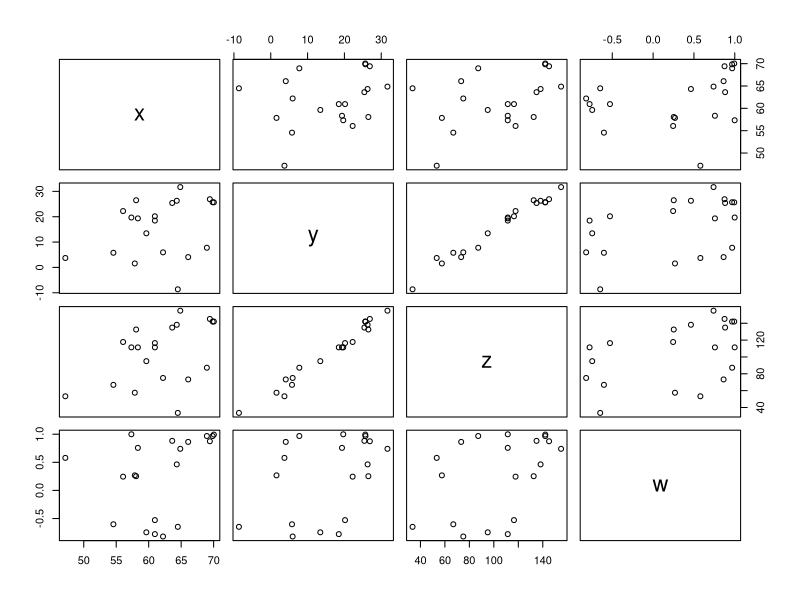
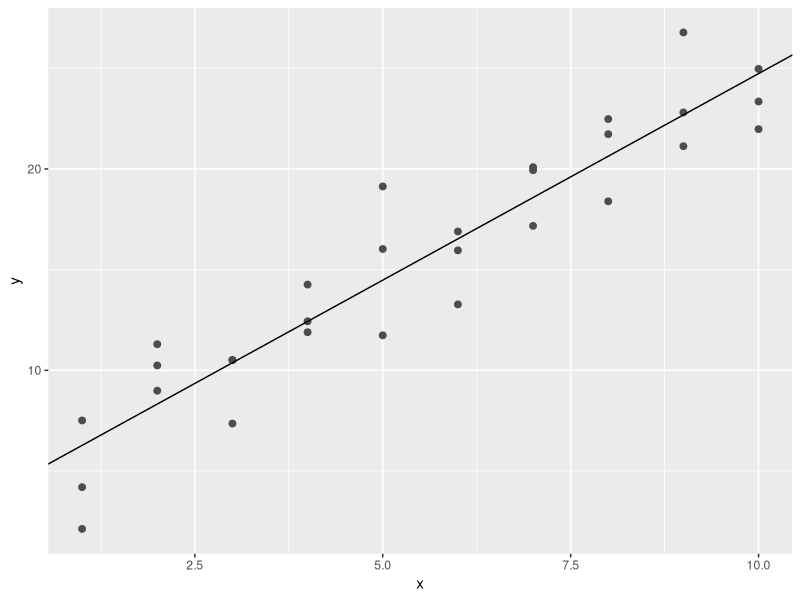
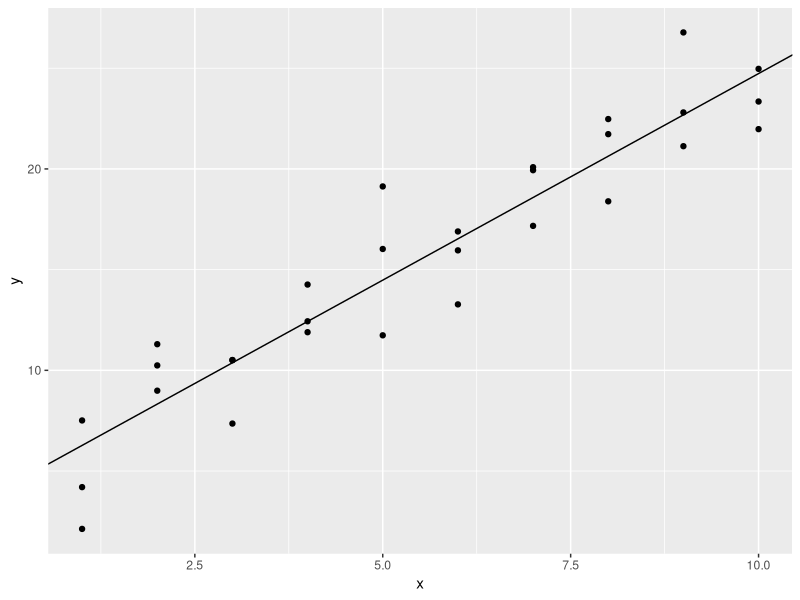
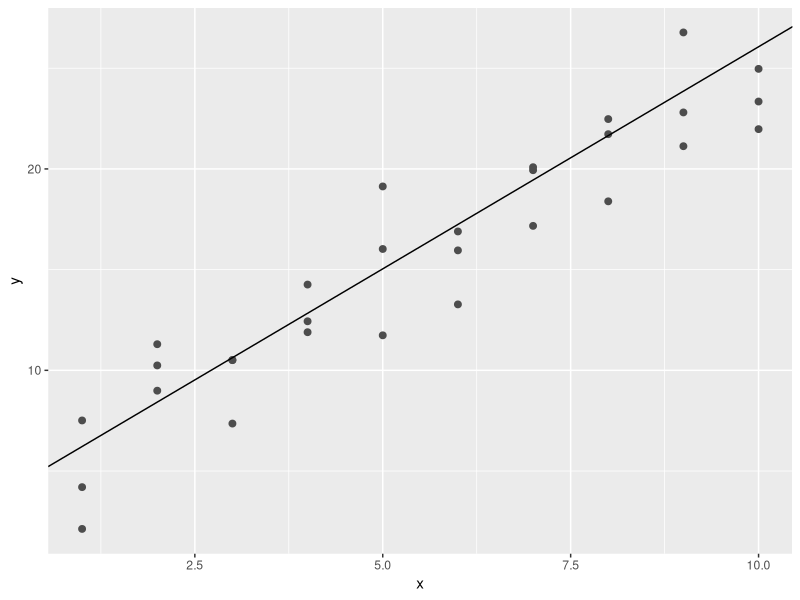
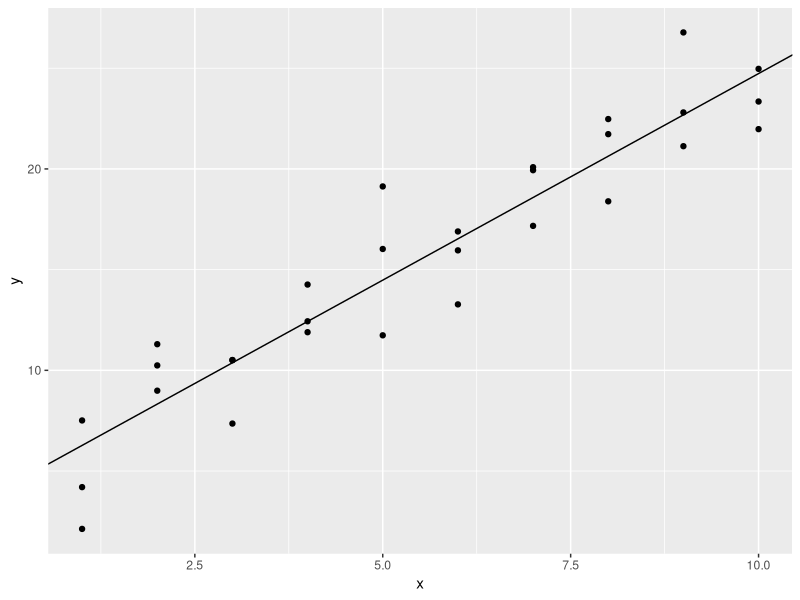
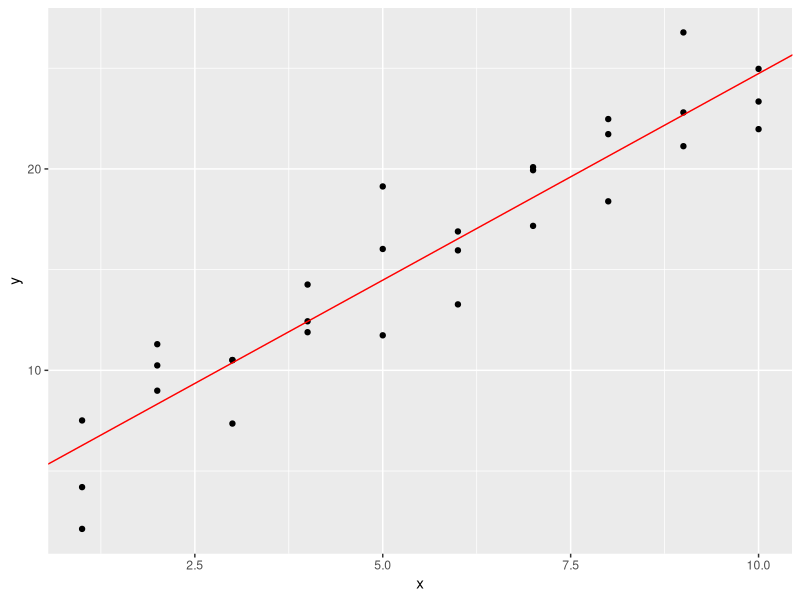
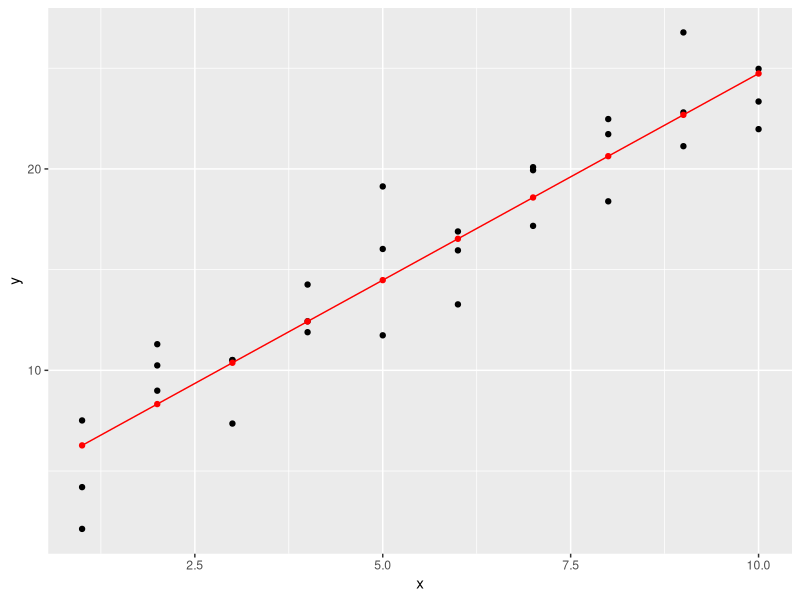
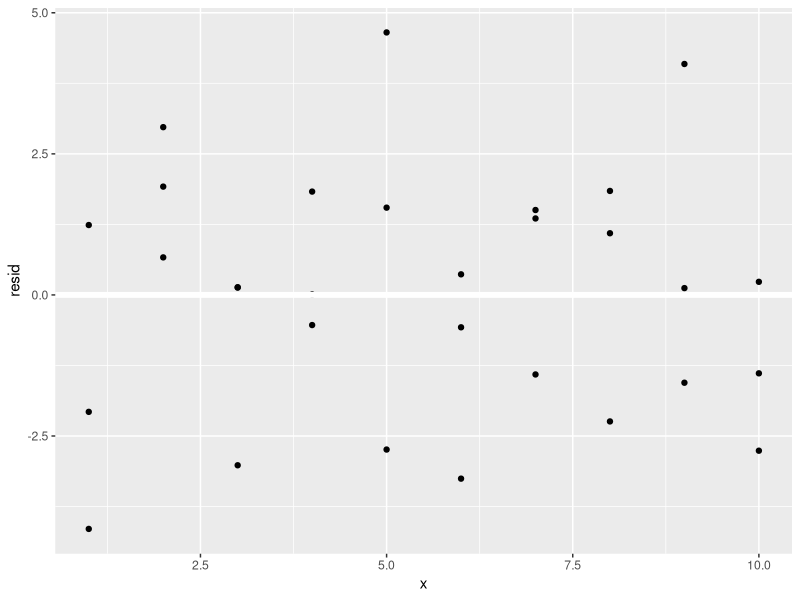

These figures' R source, in order:
## ---- chunk 1
knitr::opts_chunk$set(echo = TRUE)
library(tidyverse)
## ---- chunk 2
df <- tibble(
  x = rnorm(20, mean = 60, sd = 8),
  y = rnorm(20, mean = 15, sd = 10),
  z = x + 3 * y - 5,
  w = sin(x + y)
)

pairs(df)
## ---- chunk 3
library(modelr)
dist_rms <- function ( v1, v2 ) {
  if ( length(v1) != length(v2) ) {
    stop("The length of your two vectors should be the same.")
  }
  #  If vectors contain NA's, warn the user that 
  #  they will be ignored.
  if (sum(is.na(v1)) + sum(is.na(v2)) > 0 ) {
    warning("You have NA values in your data.  They will be ignored.")
  }
  
  sqrt(mean((v1 - v2) ^ 2, na.rm = TRUE))
}

find_y_line <- function (param, x) {
  yvals <- vector("double", length(x))
  # for (i in seq_along(x)){
  #   yvals[i] <- param[1] + param[2]*x[[i]]
  # }
  
  #  assume a0 = param[1], a1 = param[2]
  yvals <- param[1] + param[2]*x
}
  
calc_rms <- function( params , df ){
  yhat <- find_y_line( params, df$x )
  rms <- dist_rms(yhat, df$y)
  rms
}
best <- optim(c(0, 0), calc_rms, df = sim1)
best$par

ggplot(sim1, aes(x, y)) + 
  geom_point(size = 2, colour = "grey30") + 
  geom_abline(intercept = best$par[1], slope = best$par[2])

lm_ans <- lm( y ~ x, data = sim1 )
best_params <- coef(lm_ans)
best_params

ggplot(sim1, aes(x,y)) + geom_point() + 
  geom_abline(intercept = best_params[[1]], slope = best_params[[2]])
## ---- chunk 4
calc_max <- function(params, df) {
  yhat <- find_y_line(params, df$x)
  error <- max(abs(yhat - df$y))
  error
}

best <- optim(c(0, 0), calc_max, df = sim1)
best$par

ggplot(sim1, aes(x, y)) + 
  geom_point(size = 2, colour = "grey30") + 
  geom_abline(intercept = best$par[1], slope = best$par[2])

lm_ans <- lm( y ~ x, data = sim1 )
best_params <- coef(lm_ans)
best_params

ggplot(sim1, aes(x,y)) + geom_point() + 
  geom_abline(intercept = best_params[[1]], slope = best_params[[2]])
## ---- chunk 5
sim1
## ---- chunk 6
mod <- lm(y ~ x, data = sim1)
typeof(mod)

# Assuming y ~ x means finding an equation y = a1 + a2 * x
# The lm() minimizes the RMS error to find the best "a1", "a2" choice.

coefficients(mod)
## ---- chunk 7
model_matrix(data = sim1, y ~ x)
## ---- chunk 8
# Visualizing the fit of our linear model on sim1
# We can plot it
# first we can plot it with our data
coe <- coefficients(mod)
sim1 %>% 
  ggplot(aes(x, y)) +
  geom_point() +
  geom_abline(intercept = coe[[1]], slope = coe[[2]], col = 'red')

# Rather than use abline (in particular, when we have more than one variable, or terms where variables
# are multiplied together), abline won't help them

# 2) Generate an evenly spaced domain corresponding to your x values

grid <- sim1 %>% data_grid(x)
grid

# now find the associated y-values for our model. Add this as a column onto our grid
grid <- grid %>% add_predictions(mod) # Uses x values in grid and makes prediction, pred
grid

# now plot these
ggplot(sim1, aes(x, y)) +
  geom_point() +
  geom_line(aes(x, pred), data = grid, color = 'red') + 
  geom_point(aes(x, pred), data = grid, color = 'red')
## ---- chunk 9
# To visualize the residuals, we want to add them to our data frame
sim1resid <- sim1 %>% add_residuals(mod); sim1resid

# Do they have a particular pattern to their distribution? Plot the distribution of the residuals
sim1resid %>%
  ggplot(aes(x, y = resid)) +
  geom_point() +
  geom_ref_line(h = 0) # the mean residual value associated with a least squares line is 0

sim1resid %>%
  ggplot(aes(x = resid)) +
  geom_histogram(binwidth = 0.25)

sim1resid %>%
  ggplot(aes(x = resid)) +
  geom_freqpoly(binwidth = 0.25)

sim1resid %>%
  ggplot(aes(x = resid)) +
  geom_density()
## ---- chunk 10
# look at sim2
sim2

# x is NOT numberical, it's categorical
# we can still do a linear model:
# what does y ~ x mean when x is categorical

model_matrix(y ~ x, data = sim2)
# coefficients are intercept, xb, xc, xd
# y = a1 + a2 * xb + a3 * xc + a4 * xd -> so four coefficients
# The intercept gives the value associated with x = a,
# a2 gives the values associated with x = b, a3 with x = c, and a4 with x = d
# when xb = 0, xc = 0, xd = 0 ---> think of 0's and 1's as FALSE and TRUE

# find the model
mod <- lm(y ~ x, data = sim2)
(coe <- coefficients(mod))

# let's plot our data and then add the linear model
ggplot(sim2, aes(x)) +
  geom_point(aes(y = y))

grid <- (data_grid(sim2, x) %>%
           add_predictions(mod))
grid


ggplot(sim2, aes(x)) +
  geom_point(aes(y = y)) +
  geom_point(aes(x, pred), data = grid, color = 'red')
## ---- chunk 11
sim2 %>%
  group_by(x) %>%
  summarise(mu = mean(y))
coe

# mean for x = a
coe[[1]]

# mean for x = b
coe[[1]] + coe[[2]]

# mean for x = c
coe[[1]] + coe[[3]]

# mean for x = d
coe[[1]] + coe[[4]]
## ---- chunk 12
# Let's look at matrix model for y ~ x - 1

model_matrix(y ~ x - 1, data = sim2)

mod2 <- lm(y ~ x - 1, data = sim2)
coefficients(mod2)

# corresponds to model:
# y = a1 * xa + a2 * xb + a3 * xc + a4 * xd
## ---- chunk 13
sim2resid <- sim2 %>% add_residuals(mod)


sim2resid2 <- sim2 %>% add_residuals(mod2)

# plot residuals
sim2resid %>%
  ggplot(aes(x = resid)) +
  geom_histogram(binwidth = 0.25)

sim2resid2 %>%
  ggplot(aes(x = resid)) +
  geom_histogram(binwidth = 0.25)

sim2resid %>%
  ggplot(aes(x, y = resid)) +
  geom_point() +
  geom_ref_line(h = 0)
## ---- chunk 14
sim3

# use two inputs: x1 (numerical), x2 (categorical)
# can you guess the number of coefficients for y ~ x1 + x2
model_matrix(y ~ x1 + x2, data = sim3)

# model_matrix(y ~ x1 + x2 - 1, data = sim3)

# We'll also consider another model y ~ x1 * x2
model_matrix(y ~ x1 * x2, data = sim3)

# Find these two models
mod1 <- lm(y ~ x1 + x2, data = sim3)
mod2 <- lm(y ~ x1 * x2, data = sim3)

coe1 <- coefficients(mod1); coe1
coe2 <- coefficients(mod2); coe2

# Look at the fit with the predictions of the model:
# 1) Make a grid of my domain with equally spaced values.
#    Domain is 2 dimensional.
grid <- data_grid(data = sim3, x1, x2); grid

# 2) Get the associated predictions for those values and add as columns in our grid.
#    ?add_predictions
grid <- (grid %>%
           spread_predictions(mod1, mod2))
grid

# Need to pivot_longer so model is a variable and we can use it as a dimension
grid_longer <- grid %>% pivot_longer(mod1:mod2, names_to = "model", values_to = "pred"); grid_longer

# Plot our prediction (careful, in 3D, let's use x = x1, y = y or pred, color = x2)
ggplot(sim3, aes(x1)) +
  geom_point(aes(y = y, color = x2)) +
  geom_line(aes(x1, y = pred, col = x2), grid_longer) + 
  facet_wrap(~ model)

# Hard to tell where model is,
# Another possible visualization:
# Equivalent to spread_predictions + pivot_longer is gather_predictions

grid <- data_grid(data = sim3, x1, x2); grid
grid <- grid %>% gather_predictions(mod1, mod2); grid

sim3resid <- sim3 %>% gather_residuals(mod1, mod2)

sim3resid %>%
  ggplot(aes(x = x1, y = resid, col = x2)) +
  geom_point() +
  facet_grid(model ~ x2)

# mod2 is better since it is more uniformly distributed
